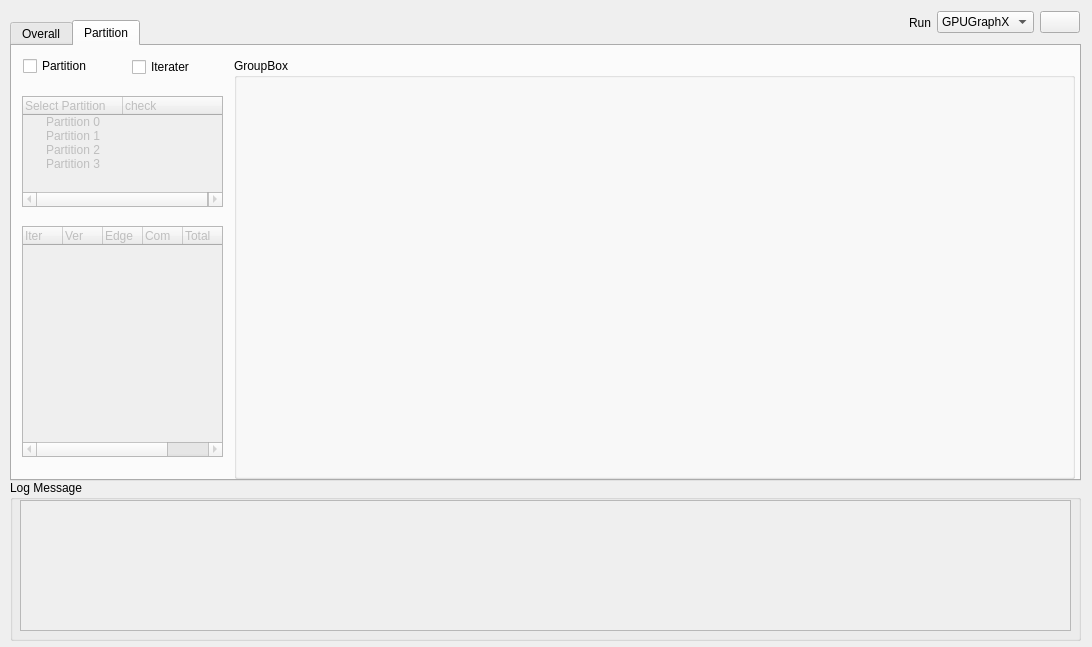
<?xml version="1.0" encoding="UTF-8"?>
<ui version="4.0">
 <class>Form</class>
 <widget class="QWidget" name="Form">
  <property name="geometry">
   <rect>
    <x>0</x>
    <y>0</y>
    <width>1092</width>
    <height>647</height>
   </rect>
  </property>
  <property name="windowTitle">
   <string>Form</string>
  </property>
  <widget class="QWidget" name="horizontalLayoutWidget">
   <property name="geometry">
    <rect>
     <x>909</x>
     <y>10</y>
     <width>171</width>
     <height>25</height>
    </rect>
   </property>
   <layout class="QHBoxLayout" name="RunLayout">
    <item>
     <widget class="QLabel" name="RunLabel">
      <property name="text">
       <string>Run</string>
      </property>
     </widget>
    </item>
    <item>
     <widget class="QComboBox" name="SelectBox">
      <item>
       <property name="text">
        <string>GPUGraphX</string>
       </property>
      </item>
      <item>
       <property name="text">
        <string>GraphX</string>
       </property>
      </item>
     </widget>
    </item>
    <item>
     <widget class="QPushButton" name="RunBotton">
      <property name="text">
       <string/>
      </property>
     </widget>
    </item>
   </layout>
  </widget>
  <widget class="QTabWidget" name="Tab">
   <property name="geometry">
    <rect>
     <x>10</x>
     <y>20</y>
     <width>1071</width>
     <height>461</height>
    </rect>
   </property>
   <property name="currentIndex">
    <number>1</number>
   </property>
   <widget class="QWidget" name="OverallBox">
    <attribute name="title">
     <string>Overall</string>
    </attribute>
    <widget class="QComboBox" name="SelectGraph">
     <property name="geometry">
      <rect>
       <x>10</x>
       <y>10</y>
       <width>141</width>
       <height>22</height>
      </rect>
     </property>
     <item>
      <property name="text">
       <string>Global statistics</string>
      </property>
     </item>
     <item>
      <property name="text">
       <string>Runtime percentage</string>
      </property>
     </item>
    </widget>
    <widget class="QGroupBox" name="groupBox">
     <property name="geometry">
      <rect>
       <x>9</x>
       <y>39</y>
       <width>1051</width>
       <height>391</height>
      </rect>
     </property>
     <property name="title">
      <string>GroupBox</string>
     </property>
     <widget class="QWidget" name="verticalLayoutWidget">
      <property name="geometry">
       <rect>
        <x>10</x>
        <y>20</y>
        <width>1031</width>
        <height>361</height>
       </rect>
      </property>
      <layout class="QVBoxLayout" name="OverallLayout"/>
     </widget>
    </widget>
   </widget>
   <widget class="QWidget" name="PartitionBox">
    <attribute name="title">
     <string>Partition</string>
    </attribute>
    <widget class="QCheckBox" name="CheckPartition">
     <property name="geometry">
      <rect>
       <x>11</x>
       <y>12</y>
       <width>71</width>
       <height>16</height>
      </rect>
     </property>
     <property name="text">
      <string>Partition</string>
     </property>
    </widget>
    <widget class="QCheckBox" name="CheckIterator">
     <property name="geometry">
      <rect>
       <x>120</x>
       <y>13</y>
       <width>71</width>
       <height>16</height>
      </rect>
     </property>
     <property name="text">
      <string>Iterater</string>
     </property>
    </widget>
    <widget class="QGroupBox" name="CanvasBox">
     <property name="geometry">
      <rect>
       <x>222</x>
       <y>12</y>
       <width>841</width>
       <height>421</height>
      </rect>
     </property>
     <property name="title">
      <string>GroupBox</string>
     </property>
     <widget class="QWidget" name="verticalLayoutWidget_2">
      <property name="geometry">
       <rect>
        <x>9</x>
        <y>19</y>
        <width>831</width>
        <height>401</height>
       </rect>
      </property>
      <layout class="QVBoxLayout" name="PartitionLayout"/>
     </widget>
    </widget>
    <widget class="QTreeWidget" name="SelectPartition">
     <property name="enabled">
      <bool>false</bool>
     </property>
     <property name="geometry">
      <rect>
       <x>10</x>
       <y>50</y>
       <width>201</width>
       <height>111</height>
      </rect>
     </property>
     <column>
      <property name="text">
       <string>Select Partition</string>
      </property>
     </column>
     <column>
      <property name="text">
       <string>check</string>
      </property>
     </column>
     <item>
      <property name="text">
       <string>Partition 0</string>
      </property>
      <property name="text">
       <string/>
      </property>
     </item>
     <item>
      <property name="text">
       <string>Partition 1</string>
      </property>
      <property name="text">
       <string/>
      </property>
     </item>
     <item>
      <property name="text">
       <string>Partition 2</string>
      </property>
     </item>
     <item>
      <property name="text">
       <string>Partition 3</string>
      </property>
     </item>
    </widget>
    <widget class="QTreeWidget" name="SelectIterator">
     <property name="enabled">
      <bool>false</bool>
     </property>
     <property name="geometry">
      <rect>
       <x>10</x>
       <y>180</y>
       <width>201</width>
       <height>231</height>
      </rect>
     </property>
     <attribute name="headerDefaultSectionSize">
      <number>40</number>
     </attribute>
     <column>
      <property name="text">
       <string>Iter</string>
      </property>
     </column>
     <column>
      <property name="text">
       <string>Ver</string>
      </property>
     </column>
     <column>
      <property name="text">
       <string>Edge</string>
      </property>
     </column>
     <column>
      <property name="text">
       <string>Com</string>
      </property>
     </column>
     <column>
      <property name="text">
       <string>Total</string>
      </property>
     </column>
    </widget>
   </widget>
  </widget>
  <widget class="QGroupBox" name="LogMessageBox">
   <property name="geometry">
    <rect>
     <x>10</x>
     <y>480</y>
     <width>1071</width>
     <height>161</height>
    </rect>
   </property>
   <property name="title">
    <string>Log Message</string>
   </property>
   <widget class="QTextBrowser" name="textBrowser">
    <property name="enabled">
     <bool>false</bool>
    </property>
    <property name="geometry">
     <rect>
      <x>10</x>
      <y>20</y>
      <width>1051</width>
      <height>131</height>
     </rect>
    </property>
   </widget>
  </widget>
 </widget>
 <resources/>
 <connections>
  <connection>
   <sender>SelectGraph</sender>
   <signal>currentIndexChanged(int)</signal>
   <receiver>Form</receiver>
   <slot>close()</slot>
   <hints>
    <hint type="sourcelabel">
     <x>92</x>
     <y>51</y>
    </hint>
    <hint type="destinationlabel">
     <x>349</x>
     <y>279</y>
    </hint>
   </hints>
  </connection>
  <connection>
   <sender>RunBotton</sender>
   <signal>clicked()</signal>
   <receiver>Form</receiver>
   <slot>close()</slot>
   <hints>
    <hint type="sourcelabel">
     <x>671</x>
     <y>17</y>
    </hint>
    <hint type="destinationlabel">
     <x>349</x>
     <y>279</y>
    </hint>
   </hints>
  </connection>
  <connection>
   <sender>CheckIterator</sender>
   <signal>clicked(bool)</signal>
   <receiver>Form</receiver>
   <slot>close()</slot>
   <hints>
    <hint type="sourcelabel">
     <x>167</x>
     <y>61</y>
    </hint>
    <hint type="destinationlabel">
     <x>349</x>
     <y>279</y>
    </hint>
   </hints>
  </connection>
  <connection>
   <sender>CheckPartition</sender>
   <signal>clicked(bool)</signal>
   <receiver>Form</receiver>
   <slot>close()</slot>
   <hints>
    <hint type="sourcelabel">
     <x>58</x>
     <y>60</y>
    </hint>
    <hint type="destinationlabel">
     <x>349</x>
     <y>279</y>
    </hint>
   </hints>
  </connection>
  <connection>
   <sender>SelectIterator</sender>
   <signal>itemClicked(QTreeWidgetItem*,int)</signal>
   <receiver>Form</receiver>
   <slot>close()</slot>
   <hints>
    <hint type="sourcelabel">
     <x>122</x>
     <y>336</y>
    </hint>
    <hint type="destinationlabel">
     <x>545</x>
     <y>324</y>
    </hint>
   </hints>
  </connection>
  <connection>
   <sender>SelectPartition</sender>
   <signal>itemClicked(QTreeWidgetItem*,int)</signal>
   <receiver>Form</receiver>
   <slot>close()</slot>
   <hints>
    <hint type="sourcelabel">
     <x>122</x>
     <y>146</y>
    </hint>
    <hint type="destinationlabel">
     <x>545</x>
     <y>324</y>
    </hint>
   </hints>
  </connection>
 </connections>
</ui>
